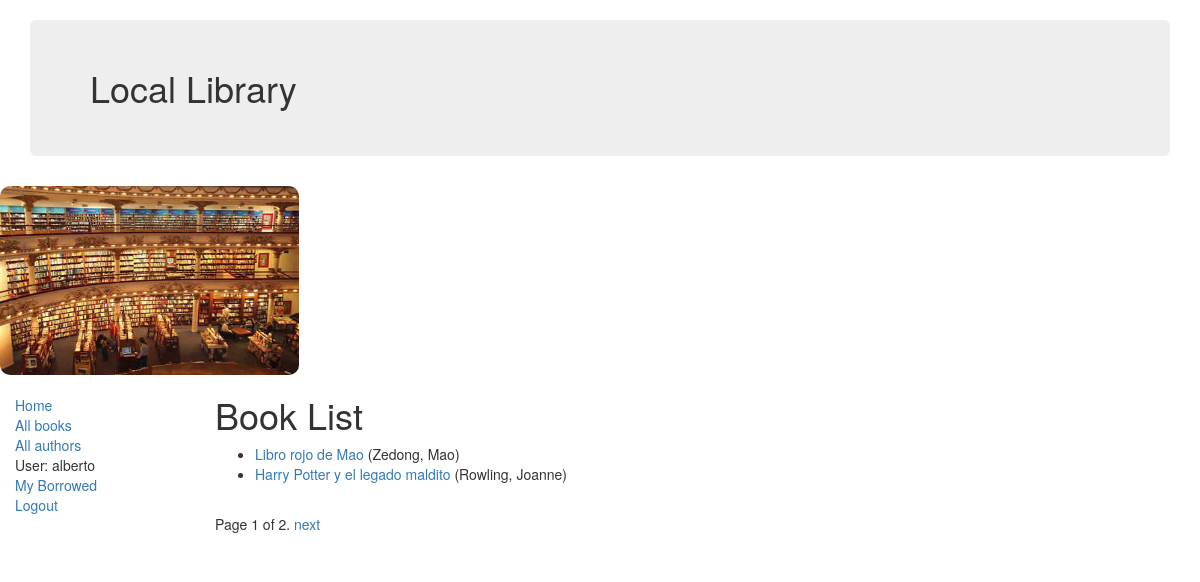
Screenshot of /catalog/books/ (signed in) with the database file from the repository.
### catalog/models.py (models this page shows, shortened)
class Book(models.Model):
    title = models.CharField(max_length=200)
    author = models.ForeignKey('Author', on_delete=models.SET_NULL, null=True)
    summary = models.TextField(max_length=1000, help_text="Ingrese una breve descripción del libro")
    isbn = models.CharField('ISBN',max_length=13, help_text='13 Caracteres <a href="https://www.isbn-international.org/content/what-isbn">ISBN number</a>')
    genre = models.ManyToManyField(Genre, help_text="Seleccione un genero para este libro")
    def get_absolute_url(self):
        return reverse('book-detail', args=[str(self.id)])

class Author(models.Model):
    first_name = models.CharField(max_length=100)
    last_name = models.CharField(max_length=100)
    date_of_birth = models.DateField(null=True, blank=True)
    date_of_death = models.DateField('Died', null=True, blank=True)
    class Meta:
        ordering = ['last_name', 'first_name']
    def __str__(self):
        return '%s, %s' % (self.last_name, self.first_name)

### catalog/views.py (the view)
class BookListView(LoginRequiredMixin, generic.ListView):#El loginRequired... es para no mostrar la vista#
    model = Book
    paginate_by = 2  #Apenas tengas más de 2 registros la vista comenzará a paginar la información que envía a la plantilla

### catalog/templates/catalog/book_list.html
{% extends "base_generic.html" %}
{% block encabezado %}Local Library{% endblock %}
{% block content %}
    <h1>Book List</h1>
    {% if book_list %}
    <ul>
      {% for book in book_list %}
      <li>
        <a href="{{ book.get_absolute_url }}">{{ book.title }}</a> ({{book.author}})
      </li>
      {% endfor %}
    </ul>
    {% else %}
      <p>There are no books in the library.</p>
    {% endif %}
{% endblock %}

### catalog/templates/base_generic.html (shortened to what this page needs)
<!DOCTYPE html>
<html lang="en">
<head>
  <link rel="stylesheet" href="https://maxcdn.bootstrapcdn.com/bootstrap/3.3.7/css/bootstrap.min.css">
  {% load static %}
  <link rel="stylesheet" href="{% static 'css/styles.css' %}">
</head>
<body>
  <header class="container">
  <h1 class="jumbotron">{% block encabezado %}Local Library{% endblock %}</h1>
  </header>
  <img class="lib" src="{% static 'img/lib.jpg' %}" alt="My image" style="width:299px;height:189px;"/>
  <div class="container-fluid">
    <div class="row">
      <div class="col-sm-2">
        {% block sidebar %}
        <ul class="sidebar-nav">
          <li><a href="{% url 'index' %}">Home</a></li>
          <li><a href="{% url 'books' %}">All books</a></li>
          <li><a href="{% url 'authors' %}">All authors</a></li>
          {% if user.is_authenticated %}
          <li>User: {{ user.get_username }}</li>
          <li><a href="{% url 'my-borrowed' %}">My Borrowed</a></li>
          <li><a href="{% url 'logout'%}?next={{request.path}}">Logout</a></li>
          {% else %}
          <li><a href="{% url 'login'%}?next={{request.path}}">Login</a></li>
          {% endif %}
        </ul>
        {% endblock %}
      </div>
      <div class="col-sm-10 ">
        {% block content %}{% endblock %}
        {% block pagination %}
        {% if is_paginated %}
        <div class="pagination">
          <span class="page-links">
            <span class="page-current">
              Page {{ page_obj.number }} of {{ page_obj.paginator.num_pages }}.
            </span>
            {% if page_obj.has_next %}
            <a href="{{ request.path }}?page={{ page_obj.next_page_number }}">next</a>
            {% endif %}
          </span>
        </div>
        {% endif %}
        {% endblock %}
      </div>
    </div>
  </div>
</body>
</html>

### catalog/static/css/styles.css (style rules this page uses)
.sidebar-nav { margin-top: 20px; padding: 0; list-style: none; }
.lib { border-radius: 10px; align-content: center; }

### rows the page displays
Book: title "Libro rojo de Mao", author "Zedong, Mao"
Book: title "Harry Potter y el legado maldito", author "Rowling, Joanne"

### other values shown
{{ user.get_username }} "alberto"
{{ page_obj.number }} "1"
{{ page_obj.paginator.num_pages }} "2"
